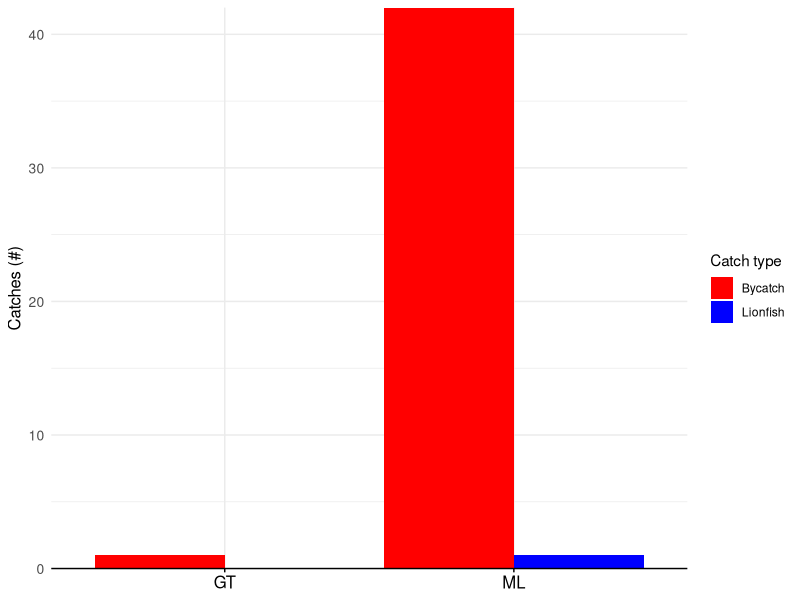
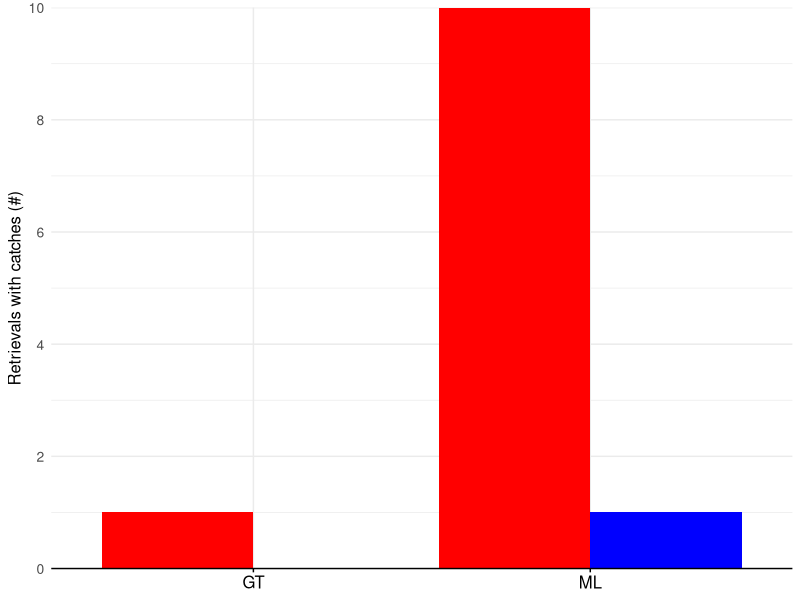

Write the R code that produced these figures, in order. (Note: this script raises an error after producing the figures.)
########################################################################
## ---------------------------------------------------------------------
##
## Data processing, analyses, and visualizations for 
## REEF Lionfish Trap Project
##
## trap-retrievals-and-catches.R
##
## ---------------------------------------------------------------------
########################################################################


## -----------------------------------------------------------------------------
## Trap retrieval analyses

library(ggplot2)
library(dplyr)
library(tidyr)

## Load data
retrievals <- read.csv("./data/raw/trap-deployment-retrievals.csv")

## Summarize number of traps with lionfish or bycatch by trap type
summ_catches <- retrievals %>%
  filter(lf_catch_num > 0 | bycatch_num > 0) %>% ## Filter rows where either lf_catch_num or bycatch_num are > 0
  group_by(trap_type) %>% 
  summarise(
    ret_with_catches = n(),
    ret_with_lfcount = sum(lf_catch_num > 0, na.rm = TRUE),  # Count TRUE values
    total_lf_catch = sum(lf_catch_num, na.rm = TRUE),
    ret_with_bycatch = sum(bycatch_num > 0, na.rm = TRUE),   # Corrected variable name
    total_bycatch = sum(bycatch_num, na.rm = TRUE)
  ); summ_catches
## --> ML caught 1 lf and 42 bycatch in 10 of 45 retrievals
## --> GT caught 0 lf and 1  byactch in  1 of 45 retrievals

## Plot ---------------------------------------------------------

## Reshape data for plotting
plot_data_retrievals <- summ_catches %>%
  select(trap_type, ret_with_lfcount, ret_with_bycatch) %>%
  pivot_longer(cols = c(ret_with_lfcount, ret_with_bycatch), 
               names_to = "catch_type", 
               values_to = "retrieval_count"); plot_data_retrievals

plot_data_totals <- summ_catches %>%
  select(trap_type, total_lf_catch, total_bycatch) %>%
  pivot_longer(cols = c(total_lf_catch, total_bycatch), 
               names_to = "catch_type", 
               values_to = "total_count")

# Create the plot for retrieval counts
plot_retrievals <- ggplot(plot_data_retrievals, 
                          aes(x = trap_type, y = retrieval_count, fill = catch_type)) +
  geom_bar(stat = "identity", position = position_dodge()) +
  labs(
    y = "Retrievals with catches (#)" # Remove x-axis title by excluding it here
  ) +
  theme_minimal() +
  scale_fill_manual(values = c("ret_with_lfcount" = "blue", "ret_with_bycatch" = "red"),
                    labels = c("Bycatch", "Lionfish")) +
  theme(
    legend.position = "none",                      # Remove legend
    axis.line.x = element_line(color = "black"),  # Dark x-axis
    axis.text.x = element_text(size = 12, color = "black"),  # Larger, black x-axis labels
    axis.text.y = element_text(size = 10),        # Larger y-axis labels
    axis.ticks.x = element_line(color = "black"), # Ensure x-axis ticks are dark
    axis.title.x = element_blank(),                # Remove x-axis title
    axis.title.y = element_text(size = 12, color = "black")  # Larger, black x-axis labels
  ) +
  scale_y_continuous(
    breaks = scales::pretty_breaks(n = 5),       # Ensure y-axis breaks are whole numbers
    expand = c(0, 0)                              # Start 0 line at the x-axis
  )

# Create the plot for total counts
plot_catches <- ggplot(plot_data_totals, 
                       aes(x = trap_type, y = total_count, fill = catch_type)) +
  geom_bar(stat = "identity", position = position_dodge()) +
  labs(
    y = "Catches (#)", # Remove x-axis title by excluding it here
    fill = "Catch type"
  ) +
  theme_minimal() +
  scale_fill_manual(values = c("total_lf_catch" = "blue", "total_bycatch" = "red"),
                    labels = c("Bycatch", "Lionfish")) +
  theme(
    axis.line.x = element_line(color = "black"),  # Dark x-axis
    axis.text.x = element_text(size = 12, color = "black"),  # Larger, black x-axis labels
    axis.text.y = element_text(size = 10),        # Larger y-axis labels
    axis.ticks.x = element_line(color = "black"), # Ensure x-axis ticks are dark
    axis.title.x = element_blank(),                # Remove x-axis title
    axis.title.y = element_text(size = 12, color = "black")  # Larger, black x-axis labels
  ) +
  scale_y_continuous(
    breaks = scales::pretty_breaks(n = 5),       # Ensure y-axis breaks are whole numbers
    expand = c(0, 0)                              # Start 0 line at the x-axis
  )

# Combine the two plots side by side
comb_bar_plots <- plot_retrievals + plot_catches; comb_bar_plots


################################################################################
##
## Analyses --------------------------------------------------------------------

library(lme4)
library(glmmTMB)
library(MASS)

## FUNCTIONS TO WRITE OUT ANALYSES
sig_stars <- function(P){
  stars = P
  stars[P>0.1] = "" 
  stars[P<=0.1] = "." 
  stars[P<=0.05] = "*" 
  stars[P<=0.01] = "**" 
  stars[P<=0.001] = "***" 
  return(stars)
}

## FUNCTION TO OUTPUT PARAMETERS AND SIGNIFICANCE FROM LOG-TRANSFORMED GLM
coeftab_glm <- function(mod, response = "", model = "", dec_places = 3){
  #mod = lf_nb
  coefs = as.data.frame(coef(summary(mod)))
  out = data.frame(Effects = rownames(coefs))
  out$Est = round(exp(coefs$Estimate), dec_places)
  out$Est[1] = round(coefs$Estimate[1], dec_places)
  upCI  = round(exp(coefs$Estimate + 1.96 * coefs$`Std. Error`), dec_places)
  lowCI = round(exp(coefs$Estimate - 1.96 * coefs$`Std. Error`), dec_places)
  upCI[1]  = round(coefs$Estimate[1] + 1.96 * coefs$`Std. Error`[1], dec_places)
  lowCI[1] = round(coefs$Estimate[1] - 1.96 * coefs$`Std. Error`[1], dec_places)
  out$'95% CI' = paste(sprintf("%.3f", lowCI), "-", sprintf("%.3f", upCI), sep = "")
  out$test_stat = round(coefs[3], dec_places)
  out$P = coefs[4]
  names(out$test_stat)=names(coefs[3])
  P = coefs[,4]
  P = sprintf("%.3f", P)
  P[P<0.001] = "<0.001" 
  out$P = P
  out$Sig = sig_stars(P)
  out$Estimate = NULL; out$`Std. Error`=NULL
  if (response != "") out$Response = response
  if (model    != "") out$Model    = model
  return(out)
}


## Prepare data ----------------------------------------------------------------
##
## Subset retrievals datasheet
ret <- retrievals[, c("site_name", "site_ID", "dep_date", "ret_date", "site_rel",
                      "trap_type", "lf_num_surv", "lf_catch_num", "bycatch_num",
                      "pot_light", "bycatch_desc", "bycatch_size"
                      )]

## Add binary response column for whether catch of lionfish or bycatch occurred
ret <- ret %>%
  mutate(
    ret_with_lfcount = ifelse(lf_catch_num > 0, 1, 0),  # 1 if lionfish caught, else 0
    ret_with_nontarg = ifelse(bycatch_num > 0, 1, 0)    # 1 if bycatch caught, else 0
  )

## Make sure dataframe has correct data types
ret$site_ID          <- as.factor(ret$site_ID)
ret$trap_type        <- as.factor(ret$trap_type)
ret$pot_light        <- as.factor(ret$pot_light)
str(ret)

## Non-target catches ----------------------------------------------------------

## Notes: Both trap types were deployed at each site, 
## thus site_ID as a random effect to account for the paired nature of the data.


## Binomial regression analysis ------------------------------------------------
## Mixed effects model with site_ID
bin_glmm_nt <- glmer(ret_with_nontarg ~  trap_type + pot_light + lf_num_surv + site_rel ## Fixed effects - systematic variation
                    + (1 | site_ID), ## Random effect - site-specific variability
                    family = binomial(link = "logit"), 
                    data = ret)
summary(bin_glmm_nt)
## Notes --> model fitting indicates boundary (singular) fit: see help('isSingular')
## indicates that the random effects ((1 | site_ID)) are estimated as zero or near-zero variance. 
## This means that the model treats the random intercept for site_ID as unnecessary 
## because it doesn't explain additional variability in the response (ret_with_nontarg).

## Simplify model by removing the random effect and refitting
bin_glm_nt <- glm(ret_with_nontarg ~ trap_type + pot_light + lf_num_surv + site_rel, 
                  family = binomial(link = "logit"), 
                  data = ret)
summary(bin_glm_nt)
coeftab_glm(bin_glm_lf)

## --> Fixed effects estimates are the same as the mixed-effects model
## Estimate: -2.88155, p = 0.0105 (significant).
## Interpretation: The log-odds of a non-target catch when all predictors are at their reference levels 
## (GT traps, no lights, lf_num_surv = 0, site_rel = 0) is -2.88.
## Odds: exp(-2.88155) ≈ 0.056. This means the baseline probability of a non-target catch is very low (5.6%).

## trap_type (MLT vs GT):
## Estimate: 2.49317, p = 0.0223 (significant).
## Interpretation: MLT traps have significantly higher odds of a non-target catch compared to GT traps.
## Odds ratio: exp(2.49317) ≈ 12.1. MLT traps are approximately 12.1 times more likely to result in a non-target catch than GT traps.

## pot_light (Yes vs No; whether there was a pot light on the trap):
## Estimate: -0.29445, p = 0.6931 (not significant).
## Interpretation: The presence of lights does not significantly affect the odds of a non-target catch.

## lf_num_surv (Number of lionfish observed in the site survey):
## Estimate: 0.03394, p = 0.6572 (not significant).
## Interpretation: The number of lionfish observed does not significantly affect the odds of a non-target catch.

## site_rel (Relief at the site):
## Estimate: -1.29045, p = 0.0965 (marginally significant, p < 0.1).
## Interpretation: Sites with higher relief may have lower odds of non-target catches.
## Odds ratio: exp(-1.29045) ≈ 0.28. Higher relief is associated with approximately 72% lower odds of a non-target catch, 
## but the result is not significant at the 0.05 level.

## Negative binomial regression analysis ------------------------------------------------
## Mixed effects model with site_ID
negbin_glmm_nt <- glmmTMB(
  ret_with_nontarg ~  trap_type + pot_light + lf_num_surv + site_rel + (1 | site_ID),
  family = nbinom2, data = ret) # Negative binomial distribution (variance = mean * dispersion)
summary(negbin_glmm_nt)

## --> Warning message:In finalizeTMB(TMBStruc, obj, fit, h, data.tmb.old) :Model convergence problem; non-positive-definite Hessian matrix. See vignette('troubleshooting')
## Model did not converge properly. Typically means that the optimization process encountered numerical issues, 
## possibly due to overfitting, multicollinearity, lack of variability in the data, or an overly complex random effects structure.
## --> Again, including random effect isn't possible. 

## Negative binomial GLM
negbin_glm_nt <- glm.nb(bycatch_num ~ trap_type + pot_light + lf_num_surv + site_rel, 
                        data = ret)
summary(negbin_glm_nt)
coeftab_glm(negbin_glm_nt)
